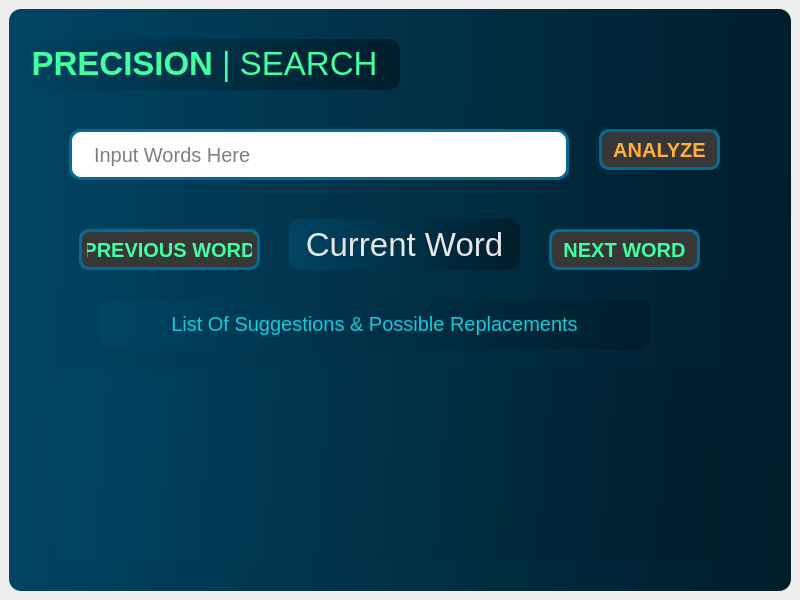
<?xml version="1.0" encoding="UTF-8"?>
<ui version="4.0">
 <class>MainWindow</class>
 <widget class="QMainWindow" name="MainWindow">
  <property name="geometry">
   <rect>
    <x>0</x>
    <y>0</y>
    <width>800</width>
    <height>600</height>
   </rect>
  </property>
  <property name="windowTitle">
   <string>MainWindow</string>
  </property>
  <widget class="QWidget" name="centralwidget">
   <layout class="QVBoxLayout" name="verticalLayout">
    <item>
     <widget class="QFrame" name="frame">
      <property name="styleSheet">
       <string notr="true">QFrame{
	background-color: qlineargradient(spread:pad, x1:0, y1:0.443, x2:1, y2:0.466, stop:0 rgba(0, 68, 99, 255), stop:1 rgba(0, 29, 42, 255));
	color: rgb(230, 230, 230);
	border-radius: 12px;
}</string>
      </property>
      <property name="frameShape">
       <enum>QFrame::StyledPanel</enum>
      </property>
      <property name="frameShadow">
       <enum>QFrame::Raised</enum>
      </property>
      <widget class="QLineEdit" name="input_word">
       <property name="geometry">
        <rect>
         <x>60</x>
         <y>120</y>
         <width>500</width>
         <height>51</height>
        </rect>
       </property>
       <property name="font">
        <font>
         <family>Segoe UI</family>
         <pointsize>15</pointsize>
        </font>
       </property>
       <property name="styleSheet">
        <string notr="true">QLineEdit {
	border: 3px solid rgb(0, 108, 154);
	border-radius: 12px;
	color: rgb(0, 0, 0);
	padding-left: 20px;
	padding-right: 20px; 
	background-color: rgb(255, 255, 255);
}

QLineEdit:hover {
	border: 2px solid rgb(0, 165, 230);
}

QLineEdit:focus{
	border: 2px solid rgb(85, 170, 255);
	
	background-color: rgb(198, 198, 198);
}</string>
       </property>
       <property name="placeholderText">
        <string>Input Words Here</string>
       </property>
      </widget>
      <widget class="QLabel" name="precision_search">
       <property name="geometry">
        <rect>
         <x>0</x>
         <y>30</y>
         <width>391</width>
         <height>51</height>
        </rect>
       </property>
       <property name="font">
        <font>
         <family>Segoe UI</family>
         <pointsize>25</pointsize>
        </font>
       </property>
       <property name="styleSheet">
        <string notr="true">color: rgb(66, 255, 161);</string>
       </property>
       <property name="text">
        <string>&lt;html&gt;&lt;head/&gt;&lt;body&gt;&lt;p&gt;&lt;span style=&quot; font-weight:600;&quot;&gt;PRECISION&lt;/span&gt; | SEARCH&lt;/p&gt;&lt;/body&gt;&lt;/html&gt;</string>
       </property>
       <property name="alignment">
        <set>Qt::AlignCenter</set>
       </property>
      </widget>
      <widget class="QPushButton" name="analyze_button">
       <property name="geometry">
        <rect>
         <x>590</x>
         <y>120</y>
         <width>121</width>
         <height>41</height>
        </rect>
       </property>
       <property name="font">
        <font>
         <family>Segoe UI</family>
         <pointsize>15</pointsize>
         <weight>75</weight>
         <bold>true</bold>
        </font>
       </property>
       <property name="styleSheet">
        <string notr="true">QPushButton {
	border: 3px solid rgb(0, 108, 154);
	border-radius: 10px;
	color: rgb(255, 176, 60);
	padding-left: 5px;
	padding-right: 5px; 
	background-color: rgb(55, 55, 55);
}
</string>
       </property>
       <property name="text">
        <string>ANALYZE</string>
       </property>
       <property name="autoDefault">
        <bool>false</bool>
       </property>
      </widget>
      <widget class="QStackedWidget" name="stackedWidget">
       <property name="geometry">
        <rect>
         <x>50</x>
         <y>360</y>
         <width>661</width>
         <height>191</height>
        </rect>
       </property>
       <widget class="QWidget" name="page"/>
       <widget class="QWidget" name="page_2"/>
      </widget>
      <widget class="QLabel" name="suggustion_title">
       <property name="geometry">
        <rect>
         <x>90</x>
         <y>290</y>
         <width>551</width>
         <height>51</height>
        </rect>
       </property>
       <property name="font">
        <font>
         <family>Segoe UI</family>
         <pointsize>15</pointsize>
        </font>
       </property>
       <property name="styleSheet">
        <string notr="true">background-color: qlineargradient(spread:pad, x1:0, y1:0.443, x2:1, y2:0.466, stop:0 rgba(0, 68, 99, 255), stop:1 rgba(0, 29, 42, 255));
color: rgb(17, 204, 221);</string>
       </property>
       <property name="text">
        <string>&lt;html&gt;&lt;head/&gt;&lt;body&gt;&lt;p&gt;List Of Suggestions &amp;amp; Possible Replacements&lt;/p&gt;&lt;/body&gt;&lt;/html&gt;</string>
       </property>
       <property name="alignment">
        <set>Qt::AlignCenter</set>
       </property>
      </widget>
      <widget class="QLabel" name="current_word">
       <property name="geometry">
        <rect>
         <x>280</x>
         <y>210</y>
         <width>231</width>
         <height>51</height>
        </rect>
       </property>
       <property name="font">
        <font>
         <family>Segoe UI</family>
         <pointsize>25</pointsize>
        </font>
       </property>
       <property name="text">
        <string>Current Word</string>
       </property>
       <property name="alignment">
        <set>Qt::AlignCenter</set>
       </property>
      </widget>
      <widget class="QPushButton" name="next_button">
       <property name="geometry">
        <rect>
         <x>540</x>
         <y>220</y>
         <width>151</width>
         <height>41</height>
        </rect>
       </property>
       <property name="font">
        <font>
         <family>Segoe UI</family>
         <pointsize>15</pointsize>
         <weight>75</weight>
         <bold>true</bold>
        </font>
       </property>
       <property name="styleSheet">
        <string notr="true">QPushButton {
	border: 3px solid rgb(0, 108, 154);
	border-radius: 10px;
	color: rgb(66, 255, 161);
	padding-left: 5px;
	padding-right: 5px; 
	background-color: rgb(55, 55, 55);
}
</string>
       </property>
       <property name="text">
        <string>NEXT WORD</string>
       </property>
       <property name="autoDefault">
        <bool>false</bool>
       </property>
      </widget>
      <widget class="QPushButton" name="previous_button">
       <property name="geometry">
        <rect>
         <x>70</x>
         <y>220</y>
         <width>181</width>
         <height>41</height>
        </rect>
       </property>
       <property name="font">
        <font>
         <family>Segoe UI</family>
         <pointsize>15</pointsize>
         <weight>75</weight>
         <bold>true</bold>
        </font>
       </property>
       <property name="styleSheet">
        <string notr="true">QPushButton {
	border: 3px solid rgb(0, 108, 154);
	border-radius: 10px;
	color: rgb(66, 255, 161);
	padding-left: 5px;
	padding-right: 5px; 
	background-color: rgb(55, 55, 55);
}
</string>
       </property>
       <property name="text">
        <string>PREVIOUS WORD</string>
       </property>
       <property name="autoDefault">
        <bool>false</bool>
       </property>
      </widget>
     </widget>
    </item>
   </layout>
  </widget>
 </widget>
 <resources/>
 <connections/>
</ui>
